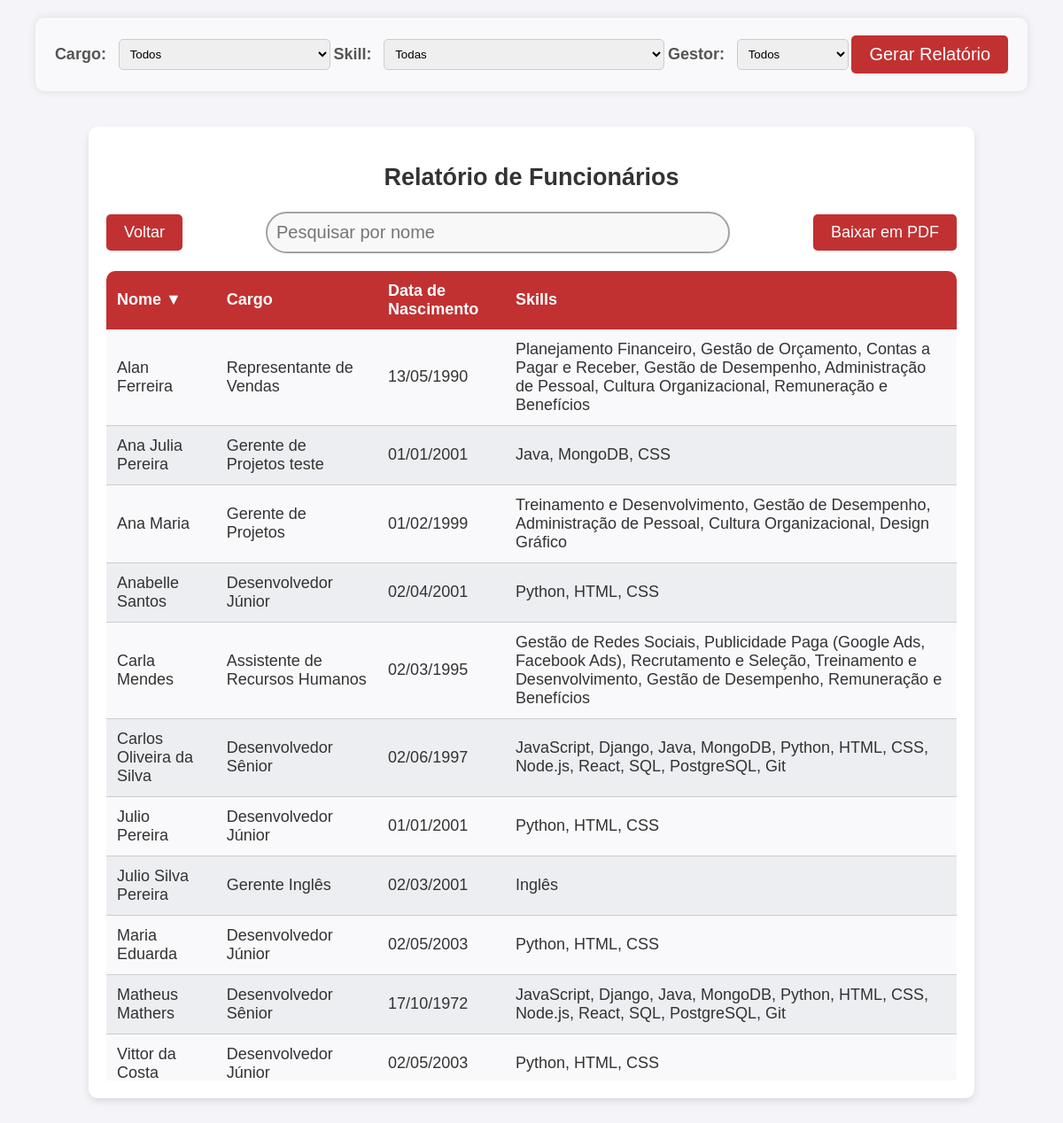
Screenshot of /relatorio/ (signed in) with the database file from the repository.
### app/models.py (models this page shows, shortened)
class Funcionario(models.Model):
    nome = models.CharField(max_length=100)
    data_nascimento = models.DateField()
    cargo = models.ForeignKey(Cargo, on_delete=models.PROTECT)
    gestor = models.ForeignKey(User, on_delete=models.SET_NULL, null=True, blank=True, related_name="funcionarios")

class Cargo(models.Model):
    nome = models.CharField(max_length=100)
    skills = models.ManyToManyField(Skill, blank=True)
    def __str__(self):
        return self.nome

class Skill(models.Model):
    nome = models.CharField(max_length=100, unique=True)
    nivel = models.IntegerField(default=1)
    def __str__(self):
        return self.nome

### app/views.py (the view)
# urls.py: path('relatorio/', views.relatorio_dinamico, name='relatorio_dinamico'),
@login_required(login_url='login')
def relatorio_dinamico(request):
    cargo = request.GET.get('cargo')
    skill = request.GET.get('skill')
    gestor = request.GET.get('gestor')
    funcionarios = Funcionario.objects.all()
    if cargo:
        funcionarios = funcionarios.filter(cargo__nome=cargo)
    if skill:
        funcionarios = funcionarios.filter(cargo__skills__nome=skill)
    if gestor:
        funcionarios = funcionarios.filter(gestor__username=gestor)
    context = {
        'funcionarios': funcionarios,
        'cargos': Funcionario.objects.values_list('cargo__nome', flat=True).distinct(),
        'skills': Skill.objects.all(),
        'gestores': User.objects.all(),
    }
    return render(request, 'relatorio.html', context)

### app/templates/relatorio.html (shortened to what this page needs)
{% extends 'layout.html' %}
{% load static %}
{% block extrahead %}
    <link rel="stylesheet" href="{% static 'app/css/relatorio.css' %}">
{% endblock %}
{% block content %}
    <form class="formMain" method="get">
        <label for="cargo">Cargo:</label>
        <select name="cargo" id="cargo">
            <option value="">Todos</option>
        </select>
        <label for="skill">Skill:</label>
        <select name="skill" id="skill">
            <option value="">Todas</option>
        </select>
        <label for="gestor">Gestor:</label>
        <select name="gestor" id="gestor">
            <option value="">Todos</option>
        </select>
        <button type="submit">Gerar Relatório</button>
    </form>
    <div class="containerMain">
        <div class="topDiv">
            <h2>Relatório de Funcionários</h2>
            <div class="actions">
                <a href="{% url 'main' %}">Voltar</a>
                <input class="searchBar" type="text" id="searchInput" onkeyup="filterTable()" placeholder="Pesquisar por nome">
                <a href="{% url 'gerar_relatorio_pdf' %}" class="btn-download-pdf">Baixar em PDF</a>
            </div>
        </div>
        <div class="bottomDiv">
            <table id="funcionariosTabela">
                <thead>
                    <tr class="columns">
                        <th id="th1" onclick="sortTable(0)">Nome &#9660;</th>
                        <th id="th2" onclick="sortTable(1)">Cargo &#9650;</th>
                        <th id="th3" onclick="sortTable(2)">Data de Nascimento &#9650;</th>
                        <th>Skills</th>
                    </tr>
                </thead>
                <tbody>
                    {% for funcionario in funcionarios %}
                        <tr class="valuesColumns">
                            <td>{{ funcionario.nome }}</td>
                            <td>{{ funcionario.cargo }}</td>
                            <td>{{ funcionario.data_nascimento|date:"d/m/Y" }}</td>
                            <td>{{ funcionario.cargo.skills.all|join:", " }}</td>
                        </tr>
                    {% empty %}
                        <tr class="valuesColumns">
                            <td style="text-align: center; color: gray" colspan="4">Nenhum funcionário encontrado.</td>
                        </tr>
                    {% endfor %}
                </tbody>
            </table>
        </div>
    </div>
{% endblock %}

### app/static/app/css/relatorio.css (style rules this page uses)
body { font-family: 'Arial', sans-serif; background-color: #f4f4f9; margin: 20px 0 20px 0; padding: 0; color: #333; display: flex; flex-direction: column; align-items: center; font-size:18px; }
.containerMain { display: flex; flex-direction: column; width: 80%; height: 70vh; margin: 20px auto; padding: 20px; background-color: #fff; border-radius: 10px; box-shadow: 0 4px 8px rgba(0, 0, 0, 0.1); }
h2 { text-align: center; color: #333; }
.formMain { display: flex; justify-content: space-around; align-items: center; margin-bottom: 20px; width: 90%; padding: 20px; background-color: #f9f9fb; border-radius: 10px; box-shadow: 0 0 10px rgba(0, 0, 0, 0.1); }
.formMain label { font-weight: bold; margin-right: 10px; color: #555; }
.formMain select { padding: 8px; border-radius: 5px; border: 1px solid #ccc; outline: none; transition: border-color 0.3s; }
button[type="submit"] { padding: 10px 20px; background-color: #c23131; color: white; border: none; border-radius: 5px; cursor: pointer; transition: background-color 0.3s; font-size: 20px; }
.bottomDiv { overflow-y: scroll; }
.searchBar { display: flex; font-size: 20px; width: 100%; max-width: 500px; padding: 10px; background-color: rgb(248, 248, 248); border: 2px solid rgb(163, 163, 163); border-radius: 30px; }
table { width: 100%; border-collapse: separate; border-spacing: 0; border-radius: 10px; overflow: hidden; }
thead { background-color: #c23131; color: white; cursor: pointer; }
thead th { transition: .2s; }
.columns th { padding: 12px; text-align: left; font-weight: bold; }
tbody tr { background-color: #f9f9fb; }
tbody tr:nth-child(even) { background-color: #eceef1; }
.valuesColumns td { padding: 12px; border-bottom: 1px solid #ccc; }
.valuesColumns:last-child td { border-bottom: none; }
a { display: inline-block; padding: 10px 20px; background-color: #c23131; color: white; text-decoration: none; border-radius: 5px; transition: background-color 0.3s; }
.topDiv { text-align: center; }
.actions { display: flex; margin: 20px 0; flex-direction: row; align-items: center; justify-content: space-between; }

### rows the page displays
Funcionario: nome "Maria Eduarda", cargo "Desenvolvedor Júnior", data_nascimento "02/05/2003", cargo.skills.all "Python, HTML, CSS"
Funcionario: nome "Ana Maria", cargo "Gerente de Projetos", data_nascimento "01/02/1999", cargo.skills.all "Treinamento e Desenvolvimento, Gestão de Desempenho, Administração de Pessoal, Cultura Organizacional, Design Gráfico"
Funcionario: nome "Carlos Oliveira da Silva", cargo "Desenvolvedor Sênior", data_nascimento "02/06/1997", cargo.skills.all "JavaScript, Django, Java, MongoDB, Python, HTML, CSS, Node.js, React, SQL, PostgreSQL, Git"
Funcionario: nome "Carla Mendes", cargo "Assistente de Recursos Humanos", data_nascimento "02/03/1995", cargo.skills.all "Gestão de Redes Sociais, Publicidade Paga (Google Ads, Facebook Ads), Recrutamento e Seleção, Treinamento e Desenvolvimento, Gestão de Desempenho, Remuneração e Benefícios"
Funcionario: nome "Alan Ferreira", cargo "Representante de Vendas", data_nascimento "13/05/1990", cargo.skills.all "Planejamento Financeiro, Gestão de Orçamento, Contas a Pagar e Receber, Gestão de Desempenho, Administração de Pessoal, Cultura Organizacional, Remuneração e Benefícios"
Funcionario: nome "Matheus Mathers", cargo "Desenvolvedor Sênior", data_nascimento "17/10/1972", cargo.skills.all "JavaScript, Django, Java, MongoDB, Python, HTML, CSS, Node.js, React, SQL, PostgreSQL, Git"
Funcionario: nome "Julio Pereira", cargo "Desenvolvedor Júnior", data_nascimento "01/01/2001", cargo.skills.all "Python, HTML, CSS"
Funcionario: nome "Vittor da Costa", cargo "Desenvolvedor Júnior", data_nascimento "02/05/2003", cargo.skills.all "Python, HTML, CSS"
Funcionario: nome "Anabelle Santos", cargo "Desenvolvedor Júnior", data_nascimento "02/04/2001", cargo.skills.all "Python, HTML, CSS"
Funcionario: nome "Julio Silva Pereira", cargo "Gerente Inglês", data_nascimento "02/03/2001", cargo.skills.all "Inglês"
Funcionario: nome "Ana Julia Pereira", cargo "Gerente de Projetos teste", data_nascimento "01/01/2001", cargo.skills.all "Java, MongoDB, CSS"
